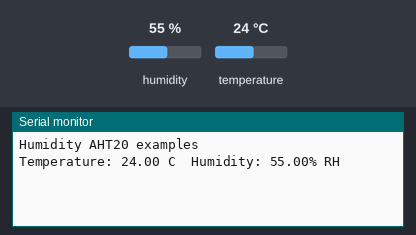
Bench run of a sketch on a simulated Arduino Uno, built with avr-gcc and run on an emulated ATmega328P. Parts: the last lines printed to the serial monitor. Wiring (inferred from the names in the program): AHT10/20 sensor at I2C address 0x38. The test bench sets the inputs (shaded band); at power-on: humidity 55 %, temperature 24 °C.

Above: at 1.2 s.
1.3 s: humidity set to 22 %
At 2.7 s:
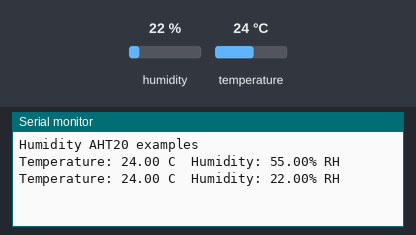
2.8 s: temperature set to 12 °C
4.3 s: humidity set to 40 %
At 5.7 s:
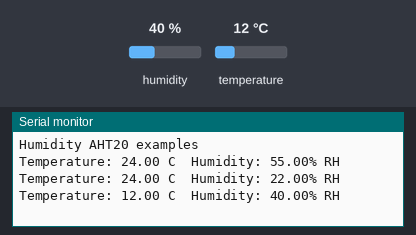
Timing chart, 0 to 7.3 s (numbered marks = the images above; inputs shaded):
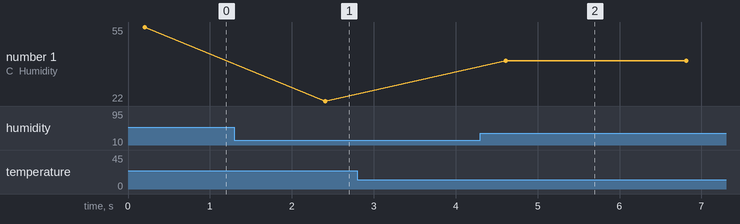

The sketch:

AHT_WITHOUTLIB.ino
```cpp
/*Operate AHT20 Sensors without AHT's library.
Only use wire method.
*/
#include <Wire.h>
#define DefaultAddress 0x38 // Data sheet.Device Address

uint32_t temperature;
uint32_t humidity;

float tempCelsius;
float Humidity_RH;

void setup()
{
      Serial.begin(115200);
      Serial.println("Humidity AHT20 examples");

      // Wire 설정
      Wire.begin();
}

void loop()
{

      float temperature = getTemperature();
      float humidity = getHumidity();

      Serial.print("Temperature: ");
      Serial.print(temperature, 2);
      Serial.print(" C\t");
      Serial.print("Humidity: ");
      Serial.print(humidity, 2);
      Serial.print("% RH");

      Serial.println();

      delay(2000);
}

void readData()
{
      // 측정 모드 설정
      Wire.beginTransmission(DefaultAddress);
      Wire.write(0XAC);
      Wire.write((uint8_t)0x33);
      Wire.write((uint8_t)0x00);
      Wire.endTransmission();
      delay(100);

      // 측정 데이터 값 Read
      if (Wire.requestFrom(DefaultAddress, (uint8_t)6) > 0)
      {
            Wire.read();

            // Data 값 분할
            uint32_t incoming = 0;
            incoming |= (uint32_t)Wire.read() << (8 * 2);
            incoming |= (uint32_t)Wire.read() << (8 * 1);
            uint8_t midByte = Wire.read();

            incoming |= midByte;
            humidity = incoming >> 4;

            // midByte에서 온도값 추출
            temperature = (uint32_t)midByte << (8 * 2);
            temperature |= (uint32_t)Wire.read() << (8 * 1);
            temperature |= (uint32_t)Wire.read() << (8 * 0);

            // CRC 체크
            temperature = temperature & ~(0xFFF00000);
      }
}

float getTemperature()
{
      readData();
      tempCelsius = ((float)temperature / 1048576) * 200 - 50;
      return tempCelsius;
}

float getHumidity()
{
      readData();
      Humidity_RH = ((float)humidity / 1048576) * 100;
      return Humidity_RH;
}
```

Measured:
- after the input at 1.3 s, the serial monitor: prints a new line after 1.1 s (image 1)
- after the input at 4.3 s, the serial monitor: prints a new line after 0.31 s (image 2)
- plotted number 1: 55 → 22 after the input at 1.3 s, 22 → 40 after the input at 4.3 s
